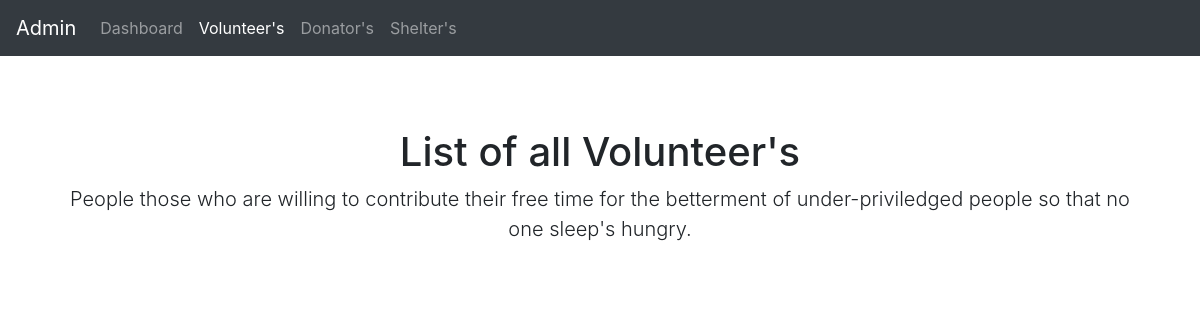
Before: /render_volunteer_data (signed in) with the older database file.
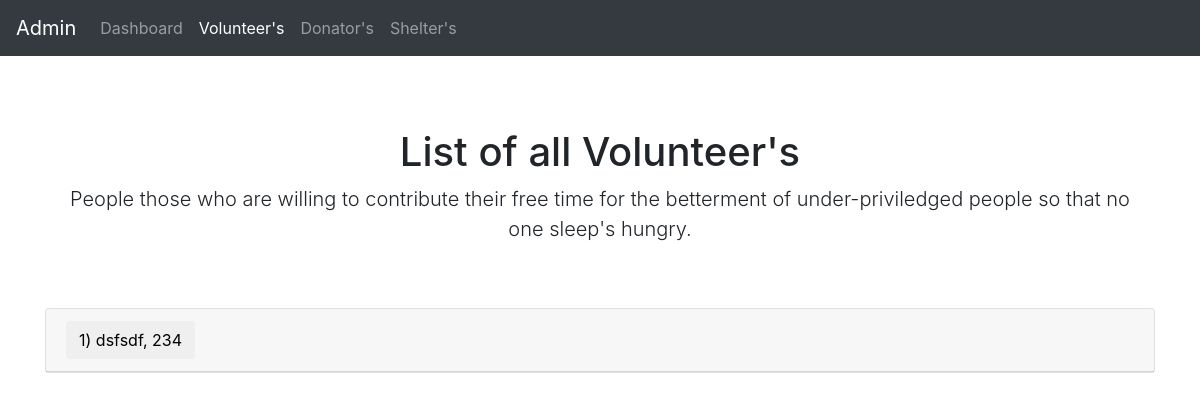
After: the same page with the newer database file.
### feedingindia/models.py (models this page shows, shortened)
class Volunteer(models.Model):
    name = models.CharField(max_length=250, null=True)
    email = models.EmailField(max_length=70, blank=True, null=True)
    contact = models.CharField(max_length=250, null=True)
    address = models.CharField(max_length=250, null=True)
    pincode = models.IntegerField()
    age = models.IntegerField()
    institution = models.CharField(max_length=250, null=True)
    educational_background = models.CharField(max_length=250,null=True)
    contribution_time = models.CharField(max_length=250, null=True)
    why_join = models.CharField(max_length=1000, null=True)
    latitude = models.CharField(max_length=1000, null=True)
    longitude = models.CharField(max_length=1000, null=True)

### feedingindia/views.py (the view)
# urls.py: url(r'^render_volunteer_data$','feedingindia.views.render_volunteer_data',name='render_volunteer_data'),
@login_required
def render_volunteer_data(request):
  volunteer_instance = Volunteer.objects.all()
  context_dict={}
  arr = []
  for i in volunteer_instance:
    volunteer_data = {}
    volunteer_data['name'] = i.name
    volunteer_data['email'] = i.email
    volunteer_data['contact'] = i.contact
    volunteer_data['address'] = i.address
    volunteer_data['pincode'] = i.pincode
    volunteer_data['age'] = i.age
    volunteer_data['institution'] = i.institution
    volunteer_data['educational_background'] = i.educational_background
    volunteer_data['contribution_time'] = i.contribution_time
    volunteer_data['why_join'] = i.why_join
    volunteer_data['latitude'] = i.latitude
    volunteer_data['longitude'] = i.longitude
    arr.append(volunteer_data)
  context_dict['arr'] = arr
  print(context_dict)
  return render(request, 'folder/dashboard/all_volunteer.html', context_dict)

### templates/folder/dashboard/all_volunteer.html (shortened to what this page needs)
<!doctype html>
{% load staticfiles %}
<html lang="en">
  <head>
    <link href="https://getbootstrap.com/docs/4.0/dist/css/bootstrap.min.css" rel="stylesheet">
    <link href="{% static 'starter-template.css' %}" rel="stylesheet">
  </head>
  <body>
    <nav class="navbar navbar-expand-md navbar-dark bg-dark fixed-top">
      <a class="navbar-brand" href="#">Admin</a>
      <div class="collapse navbar-collapse" id="navbarsExampleDefault">
              <ul class="navbar-nav mr-auto">
          <li class="nav-item">
            <a class="nav-link" href="/dashboard">Dashboard</span></a>
          </li>
          <li class="nav-item">
            <a class="nav-link active" href="/render_volunteer_data">Volunteer's</a>
          </li>
          <li class="nav-item">
            <a class="nav-link" href="/render_donator_data">Donator's</span></a>
          </li>
          <li class="nav-item">
            <a class="nav-link" href="/render_shelter_data_private">Shelter's</span></a>
          </li>
        </ul>
      </div>
    </nav>
    <main role="main" class="container">
      <div class="starter-template">
        <h1>List of all Volunteer's</h1>
        <p class="lead">People those who are willing to contribute their free time for the betterment of under-priviledged people so that no one sleep's hungry.</p>
      </div>
{% for item in arr %}
  <div class="card">
    <div class="card-header" id="headingOne">
      <h5 class="mb-0">
        <button class="btn collapsed" data-toggle="collapse" data-target="#collapse{{ forloop.counter }}" aria-expanded="false" aria-controls="collapseOne">
        {{forloop.counter}}) {{item.name}}, {{item.age}}
        </button>
      </h5>
    </div>
  </div>
{% endfor %}
    </main>
  </body>
</html>

Changed rows visible on the page:
added Volunteer: name "dsfsdf"
Other visible differences:
new list line: "1 ) , 234"
